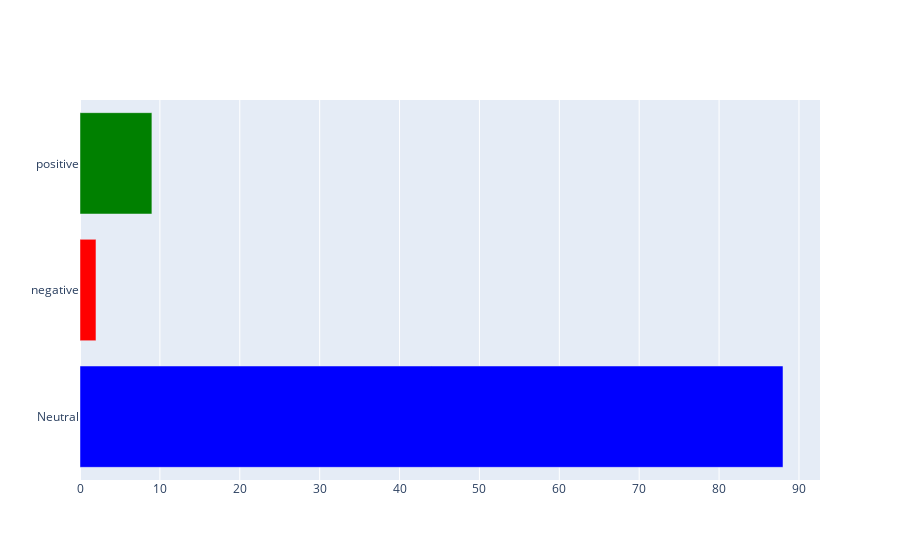

The notebook cell this image was saved under:
### Code cell
ruto_reviews['Sentiment_Polarity']=ruto_reviews['Comment'].apply(find_pol)
ruto_reviews['Expression Label']=np.where(ruto_reviews['Sentiment_Polarity']>0,'positive','negative')
ruto_reviews['Expression Label'][ruto_reviews.Sentiment_Polarity==0]= "Neutral"
ruto_reviews.tail()

new2= ruto_reviews.groupby('Expression Label').count()
x=list(new2['Sentiment_Polarity'])
y=list(new2.index)
tuple_list = list(zip(x,y))
df=pd.DataFrame(tuple_list,columns=['x','y'])
df['color']='blue'
df['color'][1]='red'
df['color'][2]='green'
import plotly.graph_objects as go
fig=go.Figure(go.Bar(x=df['x'], y=df['y'],orientation='h',marker={'color':df['color']}))
fig.show()

### Figure 1 — Plotly figure (JSON) as saved in the notebook; plotly's stock layout.template omitted (floating-point values rounded to 4 significant figures)
{"data": [{"marker": {"color": ["blue", "red", "green"]}, "orientation": "h", "type": "bar", "x": [88, 2, 9], "y": ["Neutral", "negative", "positive"]}], "layout": {}}
